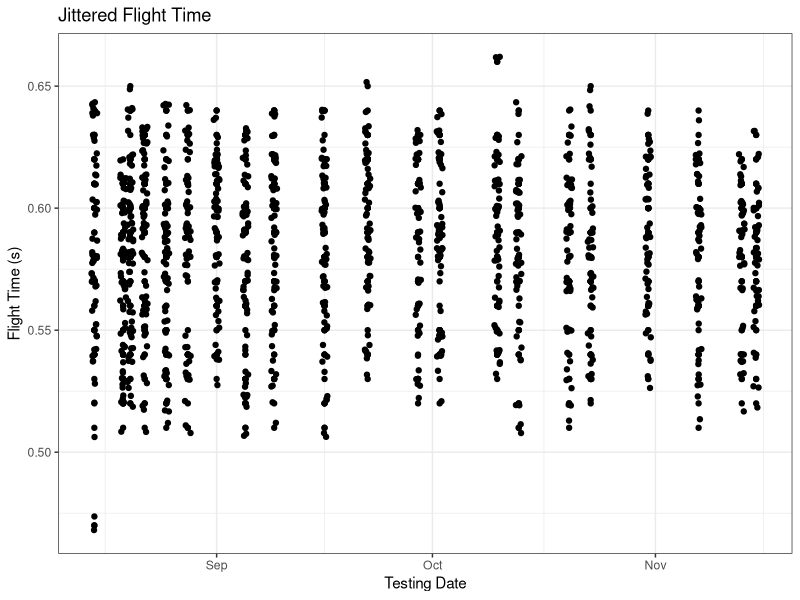
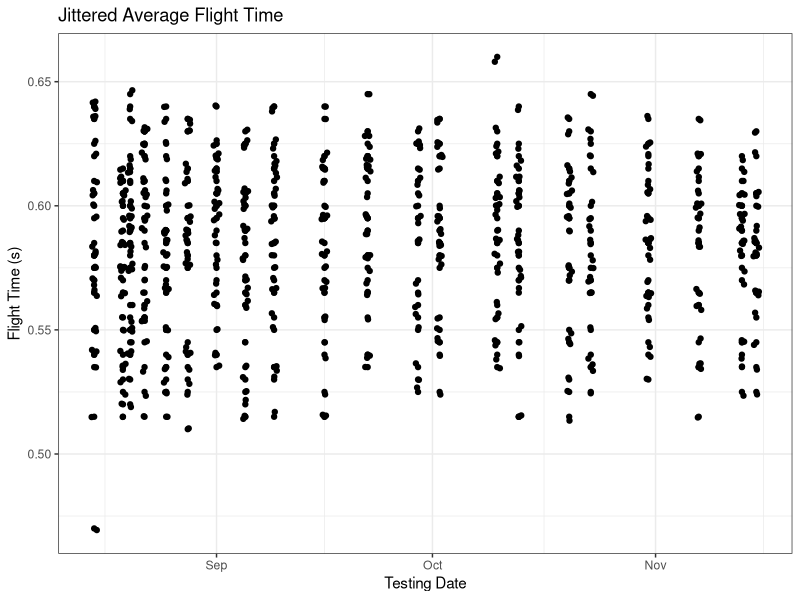
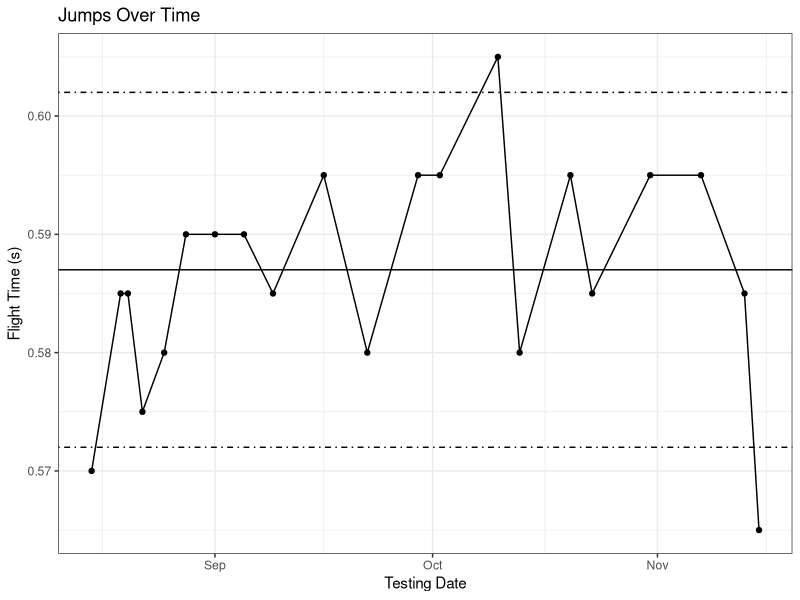
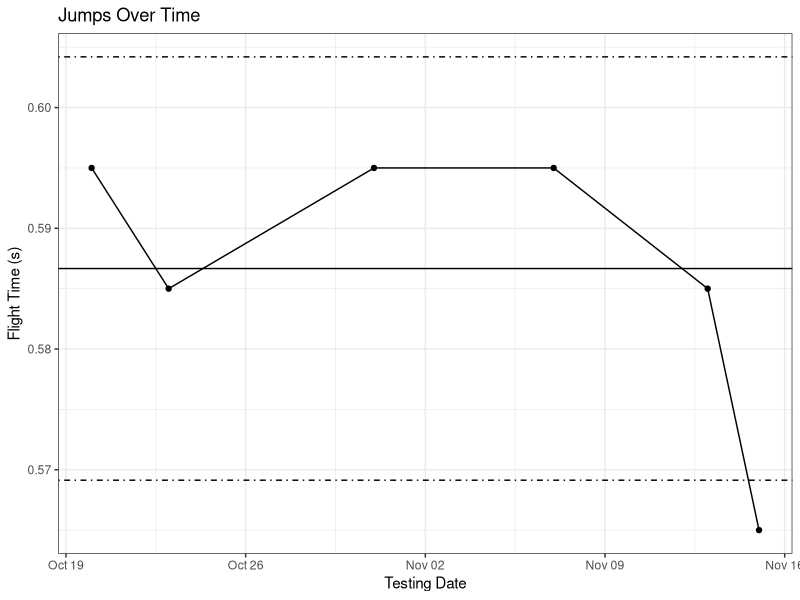
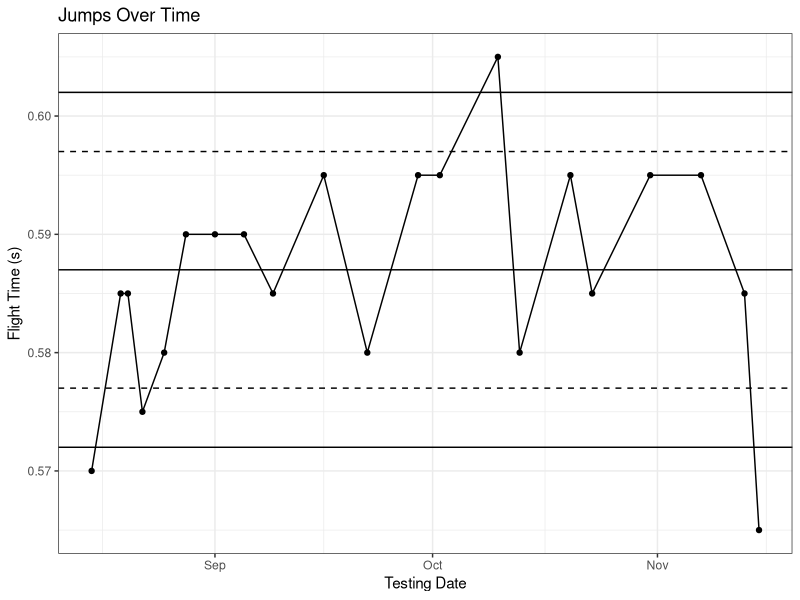

These charts were generated, in order, by the following R code:
## ---- chunk 1
library(data.table)
library(ggplot2)
library(knitr)
library(TTR)
library(dplyr)
## ---- chunk 2
jump.data <- read.csv('jump-data.csv')

jump.data <- data.table(jump.data)

jump.data$jumpDate <- as.Date(jump.data$jumpDate)

knitr::kable(jump.data[1:10,])

ggplot(jump.data, aes(x = jumpDate, y = flightTime)) + geom_point() + labs(title = 'Jittered Flight Time', x = 'Testing Date', y = 'Flight Time (s)') + theme_bw() + geom_jitter()

## ---- chunk 3
# Importing the data
jump.data <- read.csv('jump-data.csv')

# We need to convert the dates from factor to date type
jump.data$jumpDate <- as.Date(jump.data$jumpDate)

# dplyr syntax
dplyr.jump.means <- jump.data %>% group_by(jumpDate, athlete) %>%
  summarise(avg_ft = mean(flightTime))

# data.table syntax
jump.data <- data.table(jump.data)

dt.jump.means <- jump.data[, .(avg_ft = mean(flightTime)), by = .(jumpDate, athlete)]
## ---- chunk 4
knitr::kable(dt.jump.means[1:10,])

ggplot(dt.jump.means, aes(x = jumpDate, y = avg_ft)) + geom_point() + labs(title = 'Jittered Average Flight Time', x = 'Testing Date', y = 'Flight Time (s)') + theme_bw() + geom_jitter()
## ---- chunk 5
# dplyr syntax
dplyr.jump.means <- dplyr.jump.means %>% group_by(athlete) %>% 
  mutate(ind_mean = round(mean(avg_ft), 3),
         ind_sd = round(sd(avg_ft), 3))

# data.table syntax
dt.jump.means[, ':=' (ind_mean = round(mean(avg_ft), 3), 
                      ind_sd = round(sd(avg_ft), 3)), by = athlete]

knitr::kable(dt.jump.means[1:10,])
## ---- chunk 6
# dplyr syntax
dplyr.jump.means <- dplyr.jump.means %>% group_by(athlete) %>%
  mutate(upper_limit = round(ind_mean + 1.5 * ind_sd, 3),
         lower_limit = round(ind_mean - 1.5 * ind_sd, 3)) %>% ungroup()

# data.table syntax
dt.jump.means[, ':=' (upper_limit = round(ind_mean + 1.5 * ind_sd, 3),
                      lower_limit = round(ind_mean - 1.5 * ind_sd, 3)),
              by = athlete]

knitr::kable(dt.jump.means[1:10,])

## ---- chunk 7
# Plot a single athlete's data
ggplot(dt.jump.means[athlete == 'Steve Galligan'], aes(x = jumpDate, y = avg_ft)) + 
  geom_point() + geom_line() + 
  geom_hline(aes(yintercept = ind_mean)) + 
  geom_hline(aes(yintercept = upper_limit), linetype = 'dotdash') +
  geom_hline(aes(yintercept = lower_limit), linetype = 'dotdash') + theme_bw() +
  labs(title = 'Jumps Over Time', x = 'Testing Date', y = 'Flight Time (s)')
## ---- chunk 8
# dplyr syntax using "chaining"
dplyr.recent.jumps <- dplyr.jump.means %>% filter(jumpDate >= max(jumpDate) - 28) %>%
  group_by(athlete) %>% mutate(ind_mean = mean(avg_ft),
                               ind_sd = sd(avg_ft),
                               upper_limit = ind_mean + 1.5 * ind_sd,
                               lower_limit = ind_mean - 1.5 * ind_sd)

# data.table syntax using chaining; data.table functions a little differently
dt.recent.jumps <- dt.jump.means[jumpDate >= max(jumpDate) - 28]

dt.recent.jumps[, ':=' (ind_mean = mean(avg_ft),
                        ind_sd = sd(avg_ft)),
                by = athlete][, ':=' (upper_limit = ind_mean + 1.5 * ind_sd,
                                      lower_limit = ind_mean - 1.5 * ind_sd),
                              by = athlete]

ggplot(dt.recent.jumps[athlete == 'Steve Galligan'], aes(x = jumpDate, y = avg_ft)) + 
  geom_point() + geom_line() + 
  geom_hline(aes(yintercept = ind_mean)) + 
  geom_hline(aes(yintercept = upper_limit), linetype = 'dotdash') +
  geom_hline(aes(yintercept = lower_limit), linetype = 'dotdash') + theme_bw() +
  labs(title = 'Jumps Over Time', x = 'Testing Date', y = 'Flight Time (s)')
## ---- chunk 9
# dplyr syntax
dplyr.jump.means <- dplyr.jump.means %>% group_by(athlete) %>%
  rename(upper_limit_1.5SD = upper_limit, lower_limit_1.5SD = lower_limit) %>%
  mutate(upper_limit_1SD = round(ind_mean + ind_sd, 3),
         lower_limit_1SD = round(ind_mean - ind_sd, 3)) %>% ungroup()

# data.table syntax
setnames(dt.jump.means,
         old = c('upper_limit', 'lower_limit'),
         new = c('upper_limit_1.5SD', 'lower_limit_1.5SD'))

dt.jump.means[, ':=' (upper_limit_1SD = round(ind_mean + ind_sd, 3),
                      lower_limit_1SD = round(ind_mean - ind_sd, 3)
                      ), by = athlete]

ggplot(dt.jump.means[athlete == 'Steve Galligan'], aes(x = jumpDate, y = avg_ft)) +
  geom_point() +
  geom_line() +
  geom_hline(aes(yintercept = ind_mean)) +
  geom_hline(aes(yintercept = lower_limit_1.5SD)) +
  geom_hline(aes(yintercept = upper_limit_1.5SD)) +
  geom_hline(aes(yintercept = lower_limit_1SD), linetype = 'dashed') +
  geom_hline(aes(yintercept = upper_limit_1SD), linetype = 'dashed') +
  theme_bw() +
  labs(title = 'Jumps Over Time', x = 'Testing Date', y = 'Flight Time (s)')
